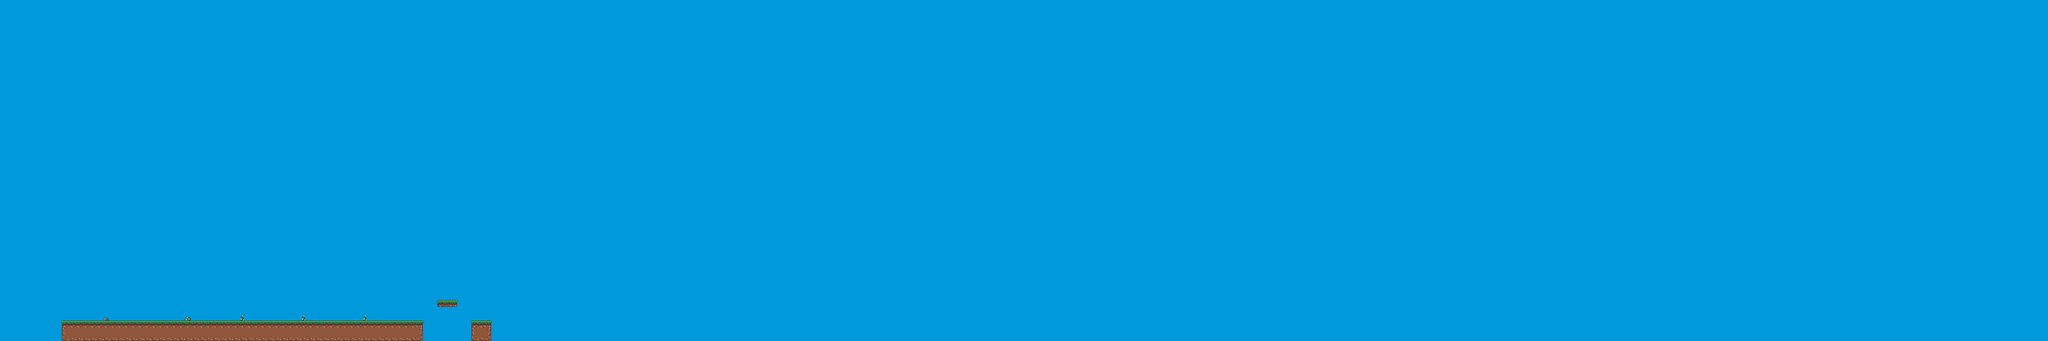

This is a level from a 2D game, rendered from its Tiled map with the project's own tilesets. A one-line summary and the map file follow, with tile-layer data summarised:
An orthogonal 300x50 tile map with 16x16 px tiles, 3 tile layers (background, foreground, overhead) and 4 objects (3x coin, player).

<map version="1.5" tiledversion="1.7.0" orientation="orthogonal" renderorder="right-down" width="300" height="50" tilewidth="16" tileheight="16" infinite="0" nextlayerid="5" nextobjectid="10">
 <tileset firstgid="1" name="platform-set" tilewidth="16" tileheight="16" tilecount="77" columns="7">
  <image source="platformer.png" width="112" height="176" />
 </tileset>
 <layer id="1" name="background" width="300" height="50">
  <data>[15000 cells, 15000 non-empty, 1 distinct tile ids]</data>
 </layer>
 <layer id="2" name="foreground" width="300" height="50">
  <data>[15000 cells, 171 non-empty, 12 distinct tile ids]</data>
 </layer>
 <objectgroup id="4" name="objects">
  <object id="6" name="player" x="207.928" y="719.329">
   <point />
  </object>
  <object id="7" type="coin" gid="55" x="295.796" y="743.523" width="16" height="16" />
  <object id="8" type="coin" gid="55" x="344.053" y="743.523" width="16" height="16" />
  <object id="9" type="coin" gid="55" x="391.015" y="743.847" width="16" height="16" />
 </objectgroup>
 <layer id="3" name="overhead" width="300" height="50">
  <data>[15000 cells, 5 non-empty, 3 distinct tile ids]</data>
 </layer>
</map>
